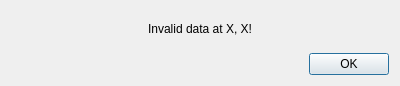
<?xml version="1.0" encoding="UTF-8"?>
<ui version="4.0">
 <class>errorDialog</class>
 <widget class="QDialog" name="errorDialog">
  <property name="geometry">
   <rect>
    <x>0</x>
    <y>0</y>
    <width>400</width>
    <height>86</height>
   </rect>
  </property>
  <property name="windowTitle">
   <string>Dialog</string>
  </property>
  <layout class="QVBoxLayout" name="verticalLayout">
   <item>
    <widget class="QLabel" name="errorMsg">
     <property name="text">
      <string>Invalid data at X, X!</string>
     </property>
     <property name="alignment">
      <set>Qt::AlignCenter</set>
     </property>
    </widget>
   </item>
   <item>
    <widget class="QDialogButtonBox" name="buttonBox">
     <property name="orientation">
      <enum>Qt::Horizontal</enum>
     </property>
     <property name="standardButtons">
      <set>QDialogButtonBox::Ok</set>
     </property>
    </widget>
   </item>
  </layout>
 </widget>
 <resources/>
 <connections>
  <connection>
   <sender>buttonBox</sender>
   <signal>accepted()</signal>
   <receiver>errorDialog</receiver>
   <slot>accept()</slot>
   <hints>
    <hint type="sourcelabel">
     <x>248</x>
     <y>254</y>
    </hint>
    <hint type="destinationlabel">
     <x>157</x>
     <y>274</y>
    </hint>
   </hints>
  </connection>
  <connection>
   <sender>buttonBox</sender>
   <signal>rejected()</signal>
   <receiver>errorDialog</receiver>
   <slot>reject()</slot>
   <hints>
    <hint type="sourcelabel">
     <x>316</x>
     <y>260</y>
    </hint>
    <hint type="destinationlabel">
     <x>286</x>
     <y>274</y>
    </hint>
   </hints>
  </connection>
 </connections>
</ui>
